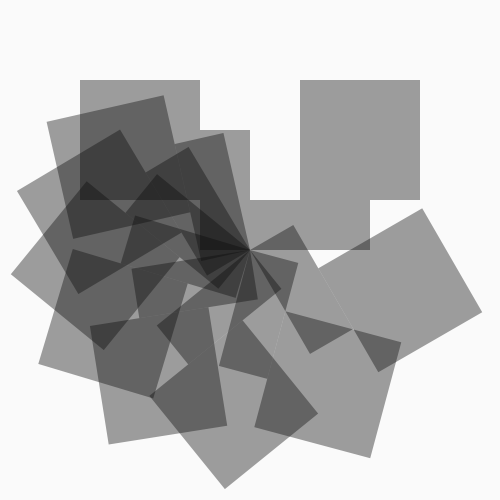
Frame 1 (no input)
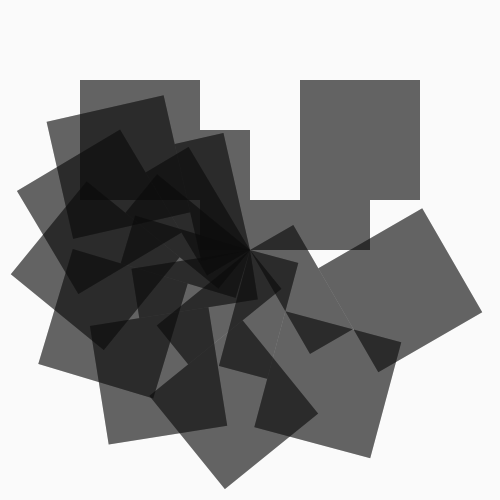
Frame 2 (the mouse pressed at the canvas centre, redrawn once)

The Processing sketch that drew these frames (run headless with seeded random() and noise(); the mouse was pressed at the canvas centre and the sketch redrawn once):

// Processing sketch: processing_84620
// ── processing_84620.pde

void setup()
{
  size(500,500);
  background(250);  
}


void draw ()
{
  
  int H;
  H = 50;
  
  int A;
  A = 120;

  
  noStroke();
 
 translate (250, 250);
 
// Création des rectangles, disposition en spirale grâce à ROTATE

fill(10, 100);

rotate(PI/1);
rect(0, 0, H, A);
rect(H, H, A, A);

rotate(PI/2);
rect(0, 0, H, A);
rect(H, H, A, A);

rotate(PI/3);
rect(0, 0, H, A);
rect(H, H, A, A);

rotate(PI/4);
rect(0, 0, H, A);
rect(H, H, A, A);

rotate(PI/5);
rect(0, 0, H, A);
rect(H, H, A, A);

rotate(PI/6);
rect(0, 0, H, A);
rect(H, H, A, A);

rotate(PI/7);
rect(0, 0, H, A);
rect(H, H, A, A);

rotate(PI/8);
rect(0, 0, H, A);
rect(H, H, A, A);

rotate(PI/9);
rect(0, 0, H, A);
rect(H, H, A, A);

rotate(PI/10);
rect(0, 0, H, A);
rect(H, H, A, A);
 
   
 noLoop(); 
}
